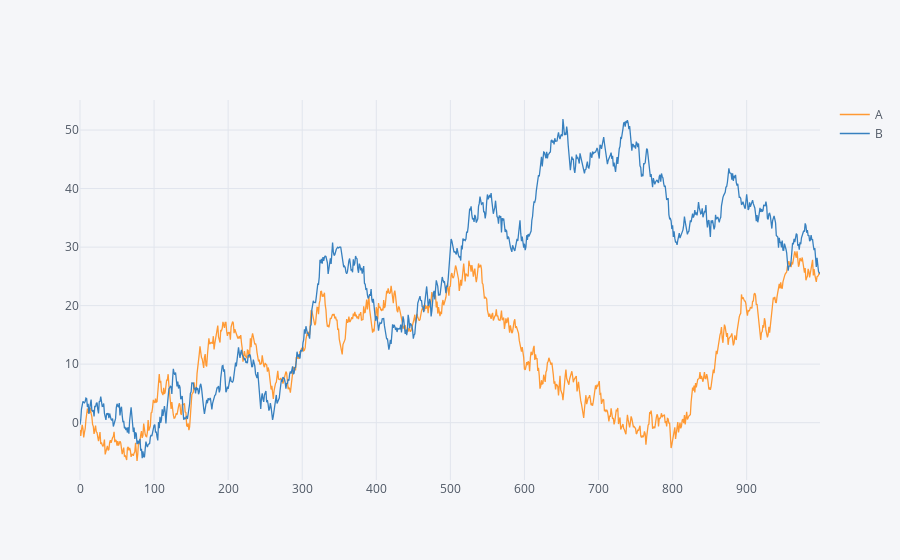

Notebook code for this chart:
### Code cell
df = pd.DataFrame(np.random.randn(1000, 2), columns=['A', 'B']).cumsum()
df.iplot(filename='cufflinks line chart')

### Figure 1 — Plotly figure (JSON) as saved in the notebook; plotly's stock layout.template omitted (floating-point values rounded to 4 significant figures; data arrays with more than 128 entries replaced by an {"elided": "..."} marker saying what was removed)
{"data": [{"line": {"color": "rgba(255, 153, 51, 1.0)", "dash": "solid", "shape": "linear", "width": 1.3}, "mode": "lines", "name": "A", "text": "", "type": "scatter", "uid": "68d3c818-9aac-4344-a65f-d613e744bf19", "x": {"elided": "1000 int values"}, "y": {"elided": "1000 float values"}}, {"line": {"color": "rgba(55, 128, 191, 1.0)", "dash": "solid", "shape": "linear", "width": 1.3}, "mode": "lines", "name": "B", "text": "", "type": "scatter", "uid": "96b5ea8c-c88e-40db-b574-cd24da44e577", "x": {"elided": "1000 int values"}, "y": {"elided": "1000 float values"}}], "layout": {"legend": {"bgcolor": "#F5F6F9", "font": {"color": "#4D5663"}}, "paper_bgcolor": "#F5F6F9", "plot_bgcolor": "#F5F6F9", "title": {"font": {"color": "#4D5663"}}, "xaxis": {"gridcolor": "#E1E5ED", "showgrid": true, "tickfont": {"color": "#4D5663"}, "title": {"font": {"color": "#4D5663"}, "text": ""}, "zerolinecolor": "#E1E5ED"}, "yaxis": {"gridcolor": "#E1E5ED", "showgrid": true, "tickfont": {"color": "#4D5663"}, "title": {"font": {"color": "#4D5663"}, "text": ""}, "zerolinecolor": "#E1E5ED"}}}
